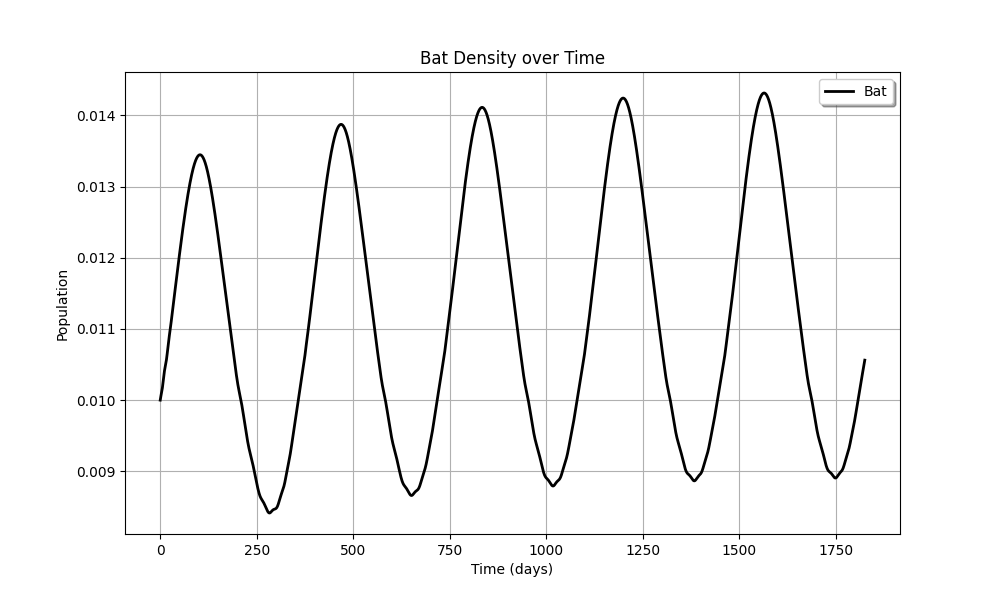

Here is the Python script that generated this plot:
import numpy as np
from scipy.integrate import odeint
import matplotlib.pyplot as plt

# 定义系统参数
params = {
    'a1': 0.5,    # 作物基础增长率
    'A': 0.2,     # 季节性波动振幅
    'phi': np.pi/6,     # 相位
    'T': 365,     # 周期（一年）
    'T_AL': 20000, # 温度相关参数
    'T_L': 292,   # 最低适宜温度
    'T_AH': 60000, # 温度相关参数
    'T_H': 303,   # 最高适宜温度
    'K1': 100,    # 作物环境承载力
    'K2': 50,     # 杂草环境承载力
    'alpha': 0.04, # 害虫对作物的捕食系数
    'beta': 0.02,  # 作物对害虫的贡献系数
    'gamma': 0.3, # 鸟类对害虫的捕食系数
    'mu': 0.01,    # 害虫对鸟类的贡献系数
    'a2': 0.3,    # 杂草增长率
    'b1': 0.005,   # 杂草对作物的竞争系数
    'b2': 0.01,   # 作物对杂草的竞争系数
    'a3': 0.2,    # 害虫自然死亡率
    'a4': 0.05,   # 鸟类自然死亡率
    'k1': 0.01,   # 除草剂效用衰减系数
    'k2': 0.01,   # 杀虫剂效用衰减系数
    'p': 0.1,     # 除草剂对杂草的效用系数
    'q': 0.01,     # 杀虫剂对害虫的效用系数
    'rho1': 0.1,  # 作物的腐殖质生产系数
    'rho2': 0.05, # 杂草的腐殖质生产系数
    'delta': 0.05, # 腐殖质分解系数
    'epsilon': 0.01, # 腐殖质分解的二次项系数
    'phi1': 0.02,  # 腐殖质对作物环境承载力上限的提升系数
    'tau1': 0.01,  # 腐殖质对作物环境承载力上限的提升的半饱和点
    'phi2': 0.005,  # 腐殖质对杂草环境承载力上限的提升系数
    'tau2': 0.00025,  # 腐殖质对杂草环境承载力上限的提升的半饱和点
    'P0': 100,    # 初始除草剂用量
    'Q0': 10,    # 初始杀虫剂用量
    'k': 1,     # 用量衰减因子的速率
    't0': 365,    # 开始快速降低农药用量的时刻
    'nu': 0.001,    # 害虫对蝙蝠的贡献系数 (降到最小)
    'xi': 2,    # 蝙蝠对作物的授粉系数 (降到最小)
    'eta': 10,   # 蝙蝠对害虫的捕食系数 (降到最小)
    'a5': 0.005,     # 蝙蝠自然死亡率 (降到最小)
    'xi_half': 0.5,    # 蝙蝠授粉的半饱和常数
}

def temperature(x):
    w = 2 * np.pi / 365.25  # 基频（一年的周期）
    return 18.055411 + \
           6.491729 * np.cos(w*x) + 1.285268 * np.sin(w*x) + \
           -0.575488 * np.cos(2*w*x) + 0.352078 * np.sin(2*w*x) + \
           0.071302 * np.cos(3*w*x) + 0.021807 * np.sin(3*w*x) + \
           0.201325 * np.cos(4*w*x) +  0.061706 * np.sin(4*w*x)+273.15

# 定义除草剂和杀虫剂的用量函数
def P(t, params):
    return params['P0'] * (1 - 1 / (1 + np.exp(-params['k'] * (t - params['t0']))))

def Q(t, params):
    return params['Q0'] * (1 - 1 / (1 + np.exp(-params['k'] * (t - params['t0']))))

# 定义微分方程组
def system(state, t, params):
    x1, x2, y, z, h, w = state
    
    # 计算温度响应函数 f_T
    f_T = 1 / (1 + np.exp(params['T_AL']/temperature(t) - params['T_AL']/params['T_L']) 
               + np.exp(params['T_AH']/params['T_H'] - params['T_AH']/temperature(t)))
    
    # 计算季节性变化的生长率 a1'
    a1_prime = params['a1'] + params['A'] * np.cos(2*np.pi*t/params['T'] - params['phi'])
    
    # 计算除草剂和杀虫剂的效用
    P_e = P(t, params) * np.exp(-params['k1'] * t)
    Q_e = Q(t, params) * np.exp(-params['k2'] * t)
    
    # 计算腐殖质对环境承载力的提升
    K1_prime = params['K1'] * (1 + params['phi1'] * h / (1 + params['tau1'] * h))
    K2_prime = params['K2'] * (1 + params['phi2'] * h / (1 + params['tau2'] * h))
    
    # 各个方程
    dx1_dt = a1_prime * f_T * x1 * (1 - x1/K1_prime) - params['alpha']*x1*y - params['b1']*x2 + params['xi']*x1*w * (params['xi_half']/(params['xi_half'] + w))
    dx2_dt = params['a2']*x2*(1 - x2/K2_prime) - min(params['b2']*x1 + params['p']*P_e,x2)
    dy_dt = params['beta']*x1*y - min(params['a3']*y + params['gamma']*y*z + params['q']*Q_e + params['eta']*y*w,y)
    dz_dt = params['mu']*y*z - min(params['a4']*z,z)
    dh_dt = params['rho1']*x1 + params['rho2']*x2 - params['delta']*h - params['epsilon']*h**2
    dw_dt = params['nu']*y*w - min(params['a5']*w,w)
    
    return [dx1_dt, dx2_dt, dy_dt, dz_dt, dh_dt, dw_dt]

# 设置时间范围和起始年份
n = 5  # 总模拟年数
k = 1  # 从第k年开始绘图
t_max = 365 * n 
t = np.linspace(0, t_max, 100000)

# 计算从第k年开始的索引
start_idx = int((k-1) * (100000/n))


# 作物数量: 32.13
# 杂草数量: -0.00
# 害虫数量: 8.87
# 鸟类数量: 1.42
# 腐殖质数量: 14.76

# 设置初始条件
x1_0 = 32.13    # 作物初始数量
x2_0 = 0    # 杂草初始数量
y_0 = 8.87     # 害虫初始数量
z_0 = 1.42      # 鸟类初始数量
h_0 = 14.76     # 腐殖质初始数量
w_0 = 0.01    # 蝙蝠初始数量（从1降到0.5）
initial_state = [x1_0, x2_0, y_0, z_0, h_0, w_0]

# 求解微分方程组
solution = odeint(system, initial_state, t, args=(params,))

# 在求解微分方程组后，添加以下检验代码
def check_solution(solution, t, params):
    print("开始检验求解结果...")
    
    # 1. 检查是否存在 NaN 或无穷大值
    if np.any(np.isnan(solution)) or np.any(np.isinf(solution)):
        print("警告：解中包含 NaN 或无穷大值！")
        return False
    
    # 2. 检查是否存在负值，只显示物种名称
    species = ['作物', '杂草', '害虫', '鸟类', '腐殖质', '蝙蝠']
    has_negative = False
    
    negative_species = []
    for i, name in enumerate(species):
        if np.any(solution[:, i] < 0):
            has_negative = True
            negative_species.append(name)
    
    if has_negative:
        print("\n警告：以下物种出现负值：")
        for name in negative_species:
            print(f"- {name}")
        return False
    
    # 3. 检查解的维度
    expected_shape = (len(t), 6)  # 6个变量：作物、杂草、害虫、鸟类、腐殖质、蝙蝠
    if solution.shape != expected_shape:
        print(f"警告：解的维度不正确！期望维度：{expected_shape}，实际维度：{solution.shape}")
        return False
    
    # 4. 检查系统是否达到相对稳定状态
    # 计算最后1000个时间步的平均值和标准差
    last_period = solution[-1000:, :]
    means = np.mean(last_period, axis=0)
    stds = np.std(last_period, axis=0)
    
    # 计算变异系数（标准差/平均值）
    cv = stds / means
    species = ['作物', '杂草', '害虫', '鸟类', '腐殖质', '蝙蝠']
    
    print("\n系统稳定性分析：")
    for i, name in enumerate(species):
        print(f"{name}的平均值：{means[i]:.2f}，标准差：{stds[i]:.2f}，变异系数：{cv[i]:.2f}")
        if cv[i] > 0.5:  # 设定变异系数阈值为0.5
            print(f"警告：{name}可能未达到稳定状态！")
    
    print("\n检验完成！")
    return True

# 在求解微分方程后调用检验函数
solution_valid = check_solution(solution, t, params)

if solution_valid:
    print("求解结果有效，可以继续进行分析。")
else:
    print("求解结果存在问题，建议检查模型参数和初始条件。")

# 绘图部分
plt.figure(figsize=(15, 10))

# 作物数量变化
plt.subplot(2, 3, 1)
plt.plot(t[start_idx:], solution[start_idx:, 0], 'g-', label='Crop', linewidth=2)
plt.title('Crop Biomass over Time')
plt.xlabel('Time (days)')
plt.ylabel('Biomass')
plt.legend(loc='best', frameon=True, shadow=True)
plt.grid(True)

# 杂草数量变化
plt.subplot(2, 3, 2)
plt.plot(t[start_idx:], solution[start_idx:, 1], 'r-', label='Weed', linewidth=2)
plt.title('Weed Biomass over Time')
plt.xlabel('Time (days)')
plt.ylabel('Biomass')
plt.legend(loc='best', frameon=True, shadow=True)
plt.grid(True)

# 害虫数量变化
plt.subplot(2, 3, 3)
plt.plot(t[start_idx:], solution[start_idx:, 2], 'b-', label='Pest', linewidth=2)
plt.title('Pest Density over Time')
plt.xlabel('Time (days)')
plt.ylabel('Density')
plt.legend(loc='best', frameon=True, shadow=True)
plt.grid(True)

# 鸟类数量变化
plt.subplot(2, 3, 4)
plt.plot(t[start_idx:], solution[start_idx:, 3], 'y-', label='Bird', linewidth=2)
plt.title('Bird Density over Time')
plt.xlabel('Time (days)')
plt.ylabel('Density')
plt.legend(loc='best', frameon=True, shadow=True)
plt.grid(True)

# 腐殖质数量变化
plt.subplot(2, 3, 5)
plt.plot(t[start_idx:], solution[start_idx:, 4], 'm-', label='Humus', linewidth=2)
plt.title('Humus Amount over Time')
plt.xlabel('Time (days)')
plt.ylabel('Amount')
plt.legend(loc='best', frameon=True, shadow=True)
plt.grid(True)

plt.subplot(2, 3, 6)
plt.plot(t[start_idx:], solution[start_idx:, 5], 'm-', label='Humus', linewidth=2)
plt.title('Bat Density over Time')
plt.xlabel('Time (days)')
plt.ylabel('Amount')
plt.legend(loc='best', frameon=True, shadow=True)
plt.grid(True)

plt.tight_layout()
plt.show()


# 绘制相图
plt.figure(figsize=(15, 5))

# 作物-害虫相图
plt.subplot(1, 2, 1)
plt.plot(solution[start_idx:, 0], solution[start_idx:, 2])
plt.title('Crop-Pest Phase Diagram')
plt.xlabel('Crop Biomass')
plt.ylabel('Pest Density')
plt.grid(True)

# 害虫-鸟类相图
plt.subplot(1, 2, 2)
plt.plot(solution[start_idx:, 2], solution[start_idx:, 3])
plt.title('Pest-Bird Phase Diagram')
plt.xlabel('Pest Density')
plt.ylabel('Bird Density')
plt.grid(True)

plt.tight_layout()
plt.show()

# 添加新的图窗，绘制所有生物的数量变化
plt.figure(figsize=(12, 6))
plt.plot(t[start_idx:], solution[start_idx:, 0], 'g-', label='Crop', linewidth=2)
plt.plot(t[start_idx:], solution[start_idx:, 1], 'r-', label='Weed', linewidth=2)
plt.plot(t[start_idx:], solution[start_idx:, 2], 'b-', label='Pest', linewidth=2)
plt.plot(t[start_idx:], solution[start_idx:, 3], 'y-', label='Bird', linewidth=2)
plt.plot(t[start_idx:], solution[start_idx:, 4], 'm-', label='Humus', linewidth=2)
plt.plot(t[start_idx:], solution[start_idx:, 5], 'k-', label='Bat', linewidth=2)
plt.title('Species Population Dynamics in Ecosystem')
plt.xlabel('Time')
plt.ylabel('Population/Density')
plt.legend()
plt.grid(True)
plt.show()

# Add a new figure window specifically for bat population
plt.figure(figsize=(10, 6))
plt.plot(t[start_idx:], solution[start_idx:, 5], 'k-', label='Bat', linewidth=2)
plt.title('Bat Density over Time')
plt.xlabel('Time (days)')
plt.ylabel('Population')
plt.legend(loc='best', frameon=True, shadow=True)
plt.grid(True)
plt.show()
